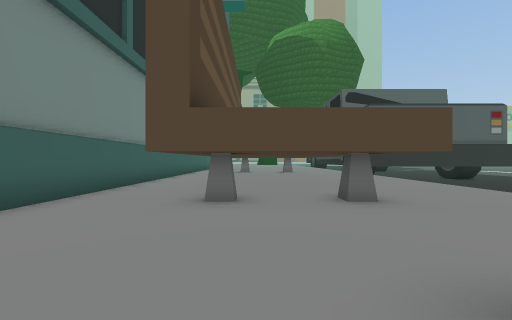
View 1 (above)

15 first-person views from a walk through a scene from a Unity 3-D project. The camera is 1.4 m above the floor, looks level and sees 90° across. The floor is counted in squares, 2 m on a side. Each view is taken from the middle of a square. On the plan, view 1 faces up. The plan holds only what a view shows up to about 9 squares ahead; the rest is blank. The place goes on beyond the plan. The player is left out. Some animated figures are left out. Some surface patterns are stand-ins.

View 2
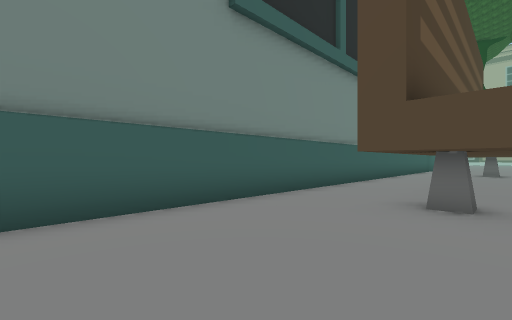

View 3
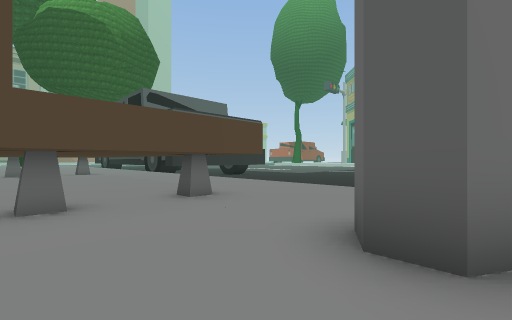

View 4
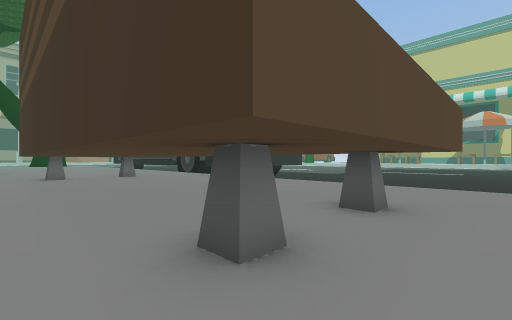

View 5
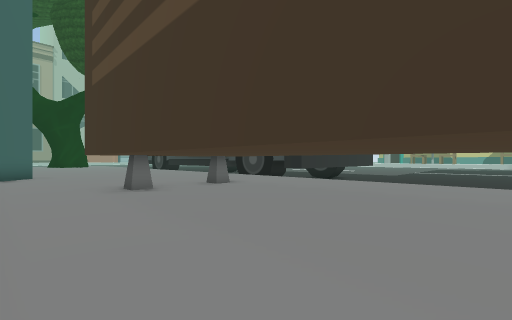

View 6
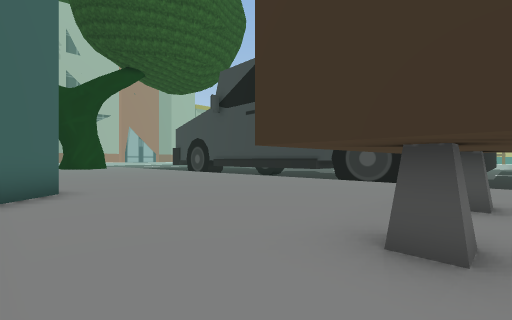

View 7
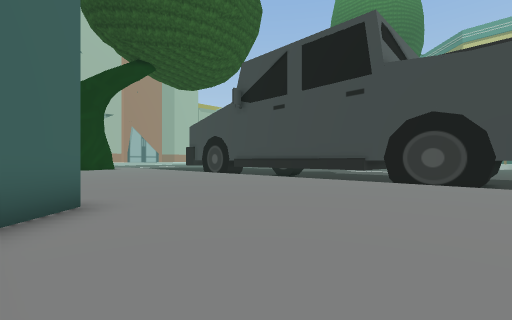

View 8
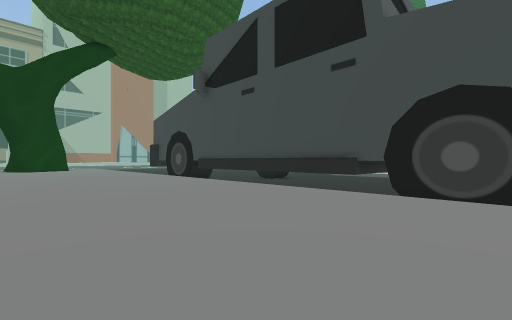

View 9
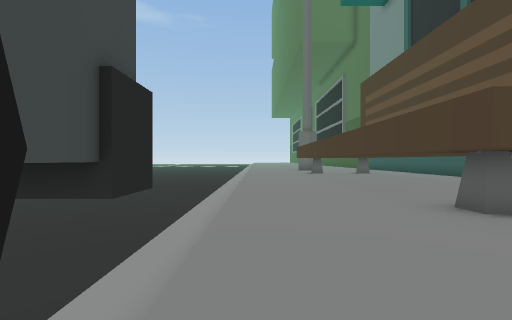

View 10
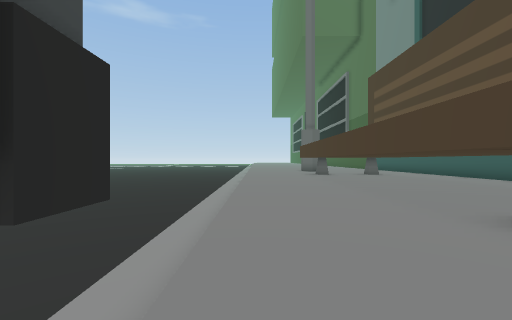

View 11
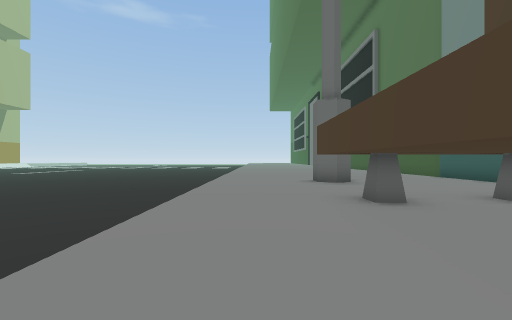

View 12
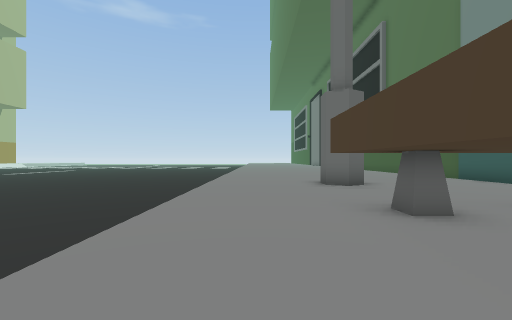

View 13
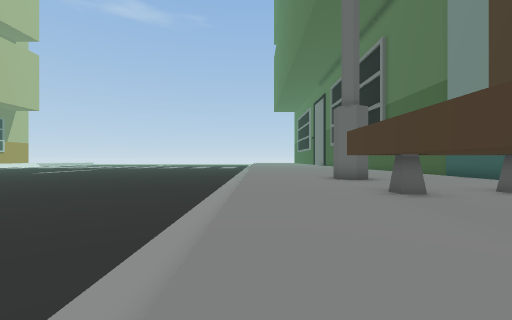

View 14
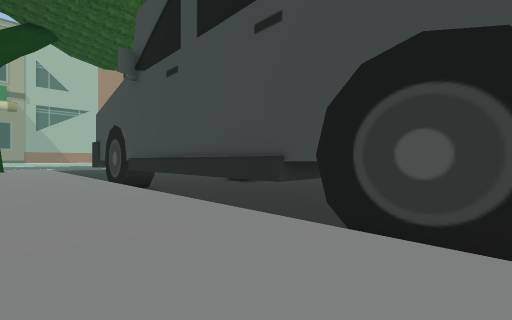

View 15
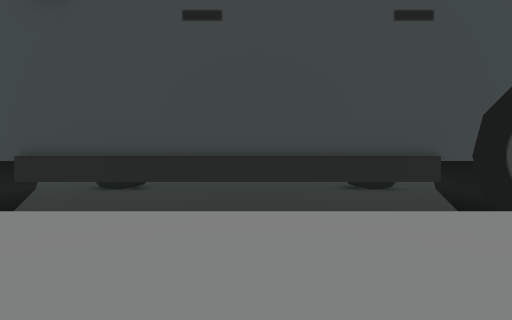

### Floor plan
Key: @ floor where view 1 was taken; # wall or solid block; . floor; = window, fence, low wall or low ledge; ^ raised ledge; v drop or lower ground; T thing the floor can be seen under or through.
Columns run from 4 left of view 1 to 8 right of it. Each row starts with its distance up from view 1.
 28     ...... #v
 27     ......v^
 26    .......v^
 25    .......v^
 24   ........v^
 23   ........v^
 22   ........v^
 21  #........v^
 20  #........v^^
 19  ......... #v
 18  ......... #
 17  ......... #
 16  .........vv
 15  ..#  T...v##
 14  ..##.T...vvv
 13  ..=..=...vvv
 12  ..=..=...vvv
 11  ..=..=...vvv
 10  ..=..=...vvv
  9 #..=..=...vvv
  8 #..=..=...vvv
  7 #..=..=...vvv
  6 #..=..=...vvv
  5 #..TT.T...vvv
  4 #..TT=T...vvv
  3 #.........vvv
  2 #.........vvv
  1 #....##...vvv
  0 #...@##... vv

Positions as (right, up) in squares from view 1, and headings:
1: (0, 0), facing up
2: (0, 0), facing up-left
3: (-1, 0), facing up-right
4: (-2, 3), facing up-right
5: (-3, 8), facing up-right
6: (-3, 14), facing up-right
7: (-3, 16), facing up-right
8: (0, 17), facing up-right
9: (5, 18), facing down
10: (5, 17), facing down
11: (4, 9), facing down
12: (4, 8), facing down
13: (5, 10), facing down
14: (3, 17), facing up-right
15: (2, 23), facing right
